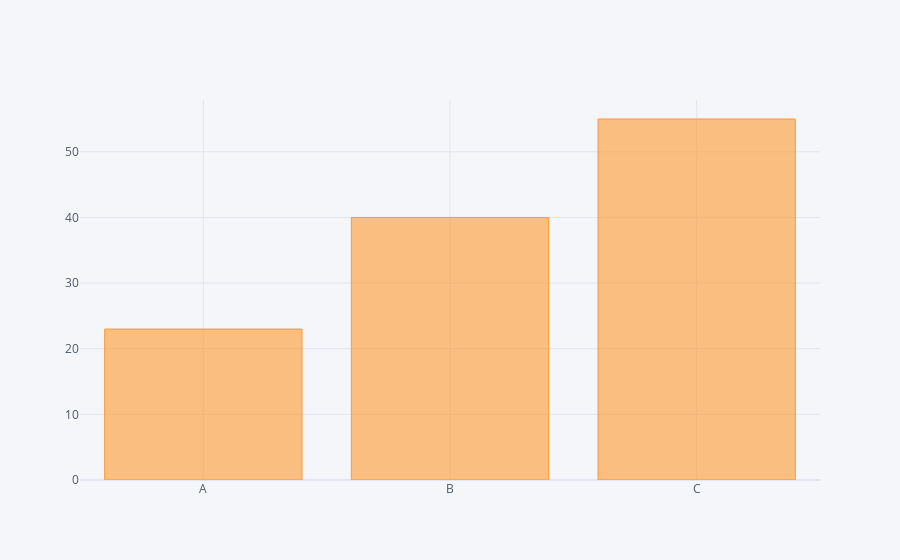

The code cell stored with this chart in its notebook:
### Code cell
df2.iplot(kind='bar',x='Category',y='Values')

### Figure 1 — Plotly figure (JSON) as saved in the notebook; plotly's stock layout.template omitted (floating-point values rounded to 4 significant figures)
{"data": [{"marker": {"color": "rgba(255, 153, 51, 0.6)", "line": {"color": "rgba(255, 153, 51, 1.0)", "width": 1}}, "name": "Values", "orientation": "v", "text": "", "type": "bar", "x": ["A", "B", "C"], "y": [23, 40, 55]}], "layout": {"legend": {"bgcolor": "#F5F6F9", "font": {"color": "#4D5663"}}, "paper_bgcolor": "#F5F6F9", "plot_bgcolor": "#F5F6F9", "title": {"font": {"color": "#4D5663"}}, "xaxis": {"gridcolor": "#E1E5ED", "showgrid": true, "tickfont": {"color": "#4D5663"}, "title": {"font": {"color": "#4D5663"}, "text": ""}, "zerolinecolor": "#E1E5ED"}, "yaxis": {"gridcolor": "#E1E5ED", "showgrid": true, "tickfont": {"color": "#4D5663"}, "title": {"font": {"color": "#4D5663"}, "text": ""}, "zerolinecolor": "#E1E5ED"}}}
